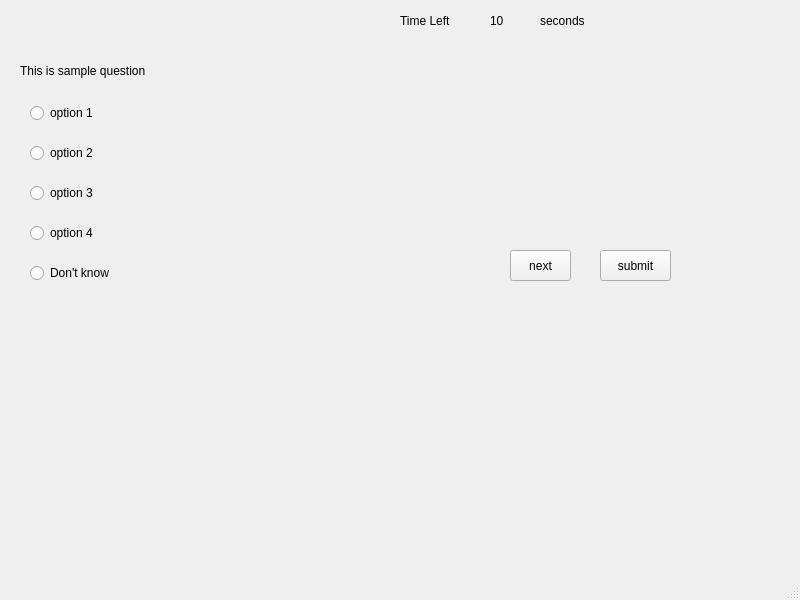
<?xml version="1.0" encoding="UTF-8"?>
<ui version="4.0">
 <class>Test</class>
 <widget class="QMainWindow" name="Test">
  <property name="geometry">
   <rect>
    <x>0</x>
    <y>0</y>
    <width>800</width>
    <height>600</height>
   </rect>
  </property>
  <property name="windowTitle">
   <string>Test</string>
  </property>
  <widget class="QWidget" name="centralwidget">
   <widget class="QLabel" name="label">
    <property name="geometry">
     <rect>
      <x>20</x>
      <y>60</y>
      <width>661</width>
      <height>21</height>
     </rect>
    </property>
    <property name="text">
     <string>This is sample question</string>
    </property>
   </widget>
   <widget class="QRadioButton" name="option1">
    <property name="geometry">
     <rect>
      <x>30</x>
      <y>100</y>
      <width>110</width>
      <height>26</height>
     </rect>
    </property>
    <property name="text">
     <string>option 1</string>
    </property>
   </widget>
   <widget class="QRadioButton" name="option2">
    <property name="geometry">
     <rect>
      <x>30</x>
      <y>140</y>
      <width>110</width>
      <height>26</height>
     </rect>
    </property>
    <property name="text">
     <string>option 2</string>
    </property>
   </widget>
   <widget class="QRadioButton" name="option3">
    <property name="geometry">
     <rect>
      <x>30</x>
      <y>180</y>
      <width>110</width>
      <height>26</height>
     </rect>
    </property>
    <property name="text">
     <string>option 3</string>
    </property>
   </widget>
   <widget class="QRadioButton" name="option4">
    <property name="enabled">
     <bool>true</bool>
    </property>
    <property name="geometry">
     <rect>
      <x>30</x>
      <y>220</y>
      <width>110</width>
      <height>26</height>
     </rect>
    </property>
    <property name="text">
     <string>option 4</string>
    </property>
   </widget>
   <widget class="QPushButton" name="pushButton">
    <property name="geometry">
     <rect>
      <x>510</x>
      <y>250</y>
      <width>61</width>
      <height>31</height>
     </rect>
    </property>
    <property name="text">
     <string>next</string>
    </property>
   </widget>
   <widget class="QPushButton" name="pushButton_2">
    <property name="geometry">
     <rect>
      <x>600</x>
      <y>250</y>
      <width>71</width>
      <height>31</height>
     </rect>
    </property>
    <property name="text">
     <string>submit</string>
    </property>
   </widget>
   <widget class="QRadioButton" name="radioButton">
    <property name="geometry">
     <rect>
      <x>30</x>
      <y>260</y>
      <width>110</width>
      <height>26</height>
     </rect>
    </property>
    <property name="text">
     <string>Don't know</string>
    </property>
   </widget>
   <widget class="QLabel" name="label_2">
    <property name="geometry">
     <rect>
      <x>490</x>
      <y>10</y>
      <width>51</width>
      <height>21</height>
     </rect>
    </property>
    <property name="text">
     <string>10</string>
    </property>
   </widget>
   <widget class="QLabel" name="label_3">
    <property name="geometry">
     <rect>
      <x>400</x>
      <y>10</y>
      <width>67</width>
      <height>21</height>
     </rect>
    </property>
    <property name="text">
     <string>Time Left</string>
    </property>
   </widget>
   <widget class="QLabel" name="label_4">
    <property name="geometry">
     <rect>
      <x>540</x>
      <y>10</y>
      <width>67</width>
      <height>21</height>
     </rect>
    </property>
    <property name="text">
     <string>seconds</string>
    </property>
   </widget>
  </widget>
  <widget class="QMenuBar" name="menubar">
   <property name="geometry">
    <rect>
     <x>0</x>
     <y>0</y>
     <width>800</width>
     <height>27</height>
    </rect>
   </property>
  </widget>
  <widget class="QStatusBar" name="statusbar"/>
 </widget>
 <resources/>
 <connections/>
</ui>
